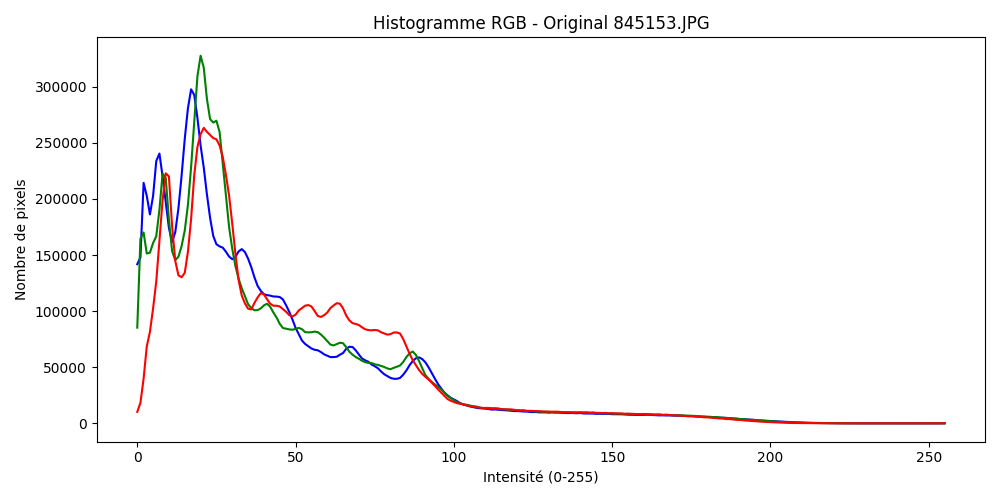
#> input picture ALGORITHMS/histogramme/resultats/histogramme_845153_original.png, 1000 x 500 px, given in place of 845153.JPG, which was not available
$ python histogramme_test.py
#> lines starting #> are read from the running program, lines starting #| are printed output that depends on the picture; long printed decimals are rounded; pictures that were not available may be replaced by others from this repository, and a replacement may not be noted
### ALGORITHMS/histogramme/histogramme.py
from __future__ import annotations

from pathlib import Path

import cv2
from matplotlib import pyplot as plt


def save_histogram_rgb(image, output_path: Path, title: str) -> None:
    colors = ("b", "g", "r")

    plt.figure(figsize=(10, 5))

    for i, col in enumerate(colors):
        hist = cv2.calcHist([image], [i], None, [256], [0, 256])
        plt.plot(hist, color=col)

    plt.title(title)
    plt.xlabel("Intensite (0-255)")
    plt.ylabel("Nombre de pixels")
    plt.tight_layout()
    plt.savefig(str(output_path))
    plt.close()


# [12 lines left out: function save_histogram_grayscale, not called in this run]


def calculer_histogrammes_rgb(image):
    hists = []

    for i in range(3):
        hist = cv2.calcHist([image], [i], None, [256], [0, 256])
        hist = cv2.normalize(hist, hist).flatten()
        hists.append(hist)

    return hists


def calculer_histogramme_grayscale(image):
    hist = cv2.calcHist([image], [0], None, [256], [0, 256])
    return cv2.normalize(hist, hist).flatten()


def corr_histogrammes(hists_a, hists_b):
    corrs = []

    for ha, hb in zip(hists_a, hists_b):
        corrs.append(cv2.compareHist(ha, hb, cv2.HISTCMP_CORREL))

    return corrs

### ALGORITHMS/histogramme/histogramme_test.py
from __future__ import annotations

import sys
from pathlib import Path

import cv2

script_dir = Path(__file__).resolve().parent
project_root = script_dir.parents[1]
if str(project_root) not in sys.path:
    sys.path.insert(0, str(project_root))

from ALGORITHMS.histogramme.histogramme import calculer_histogrammes_rgb, corr_histogrammes, save_histogram_rgb


if __name__ == "__main__":
    dataset_dir = project_root / "DB_STEGANOGRAPHIE" / "RGB-BMP Steganalysis Dataset"
    original_path = dataset_dir / "originals" / "845153.JPG"
    stego_path = dataset_dir / "stegos" / "845162.JPG"

    resultats_dir = script_dir / "resultats"
    resultats_dir.mkdir(parents=True, exist_ok=True)

    original = cv2.imread(str(original_path))
#> original is the input picture: shape (500, 1000, 3); mean B, G, R 249.1, 248.7, 249.7
    stego = cv2.imread(str(stego_path))
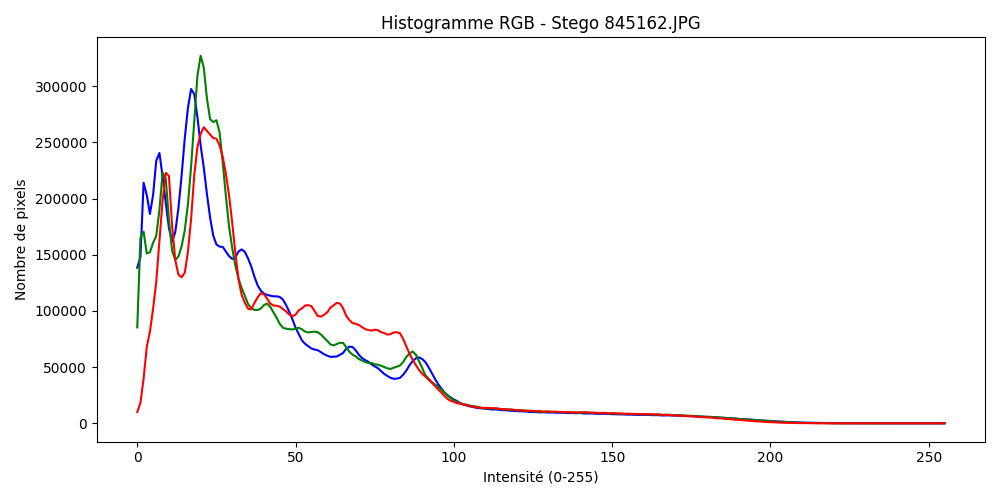
#> input picture ALGORITHMS/histogramme/resultats/histogramme_845162_stego.png, 1000 x 500 px, given in place of 845162.JPG, which was not available
#> stego is the input picture: shape (500, 1000, 3); mean B, G, R 249.1, 248.7, 249.7

    if original is None or stego is None:
        print("Erreur : Impossible de charger les images")

    save_histogram_rgb(original, resultats_dir / "histogramme_845153_original.png", "Histogramme RGB - Original 845153.JPG")
#> in save_histogram_rgb, `plt.savefig(str(output_path))`:
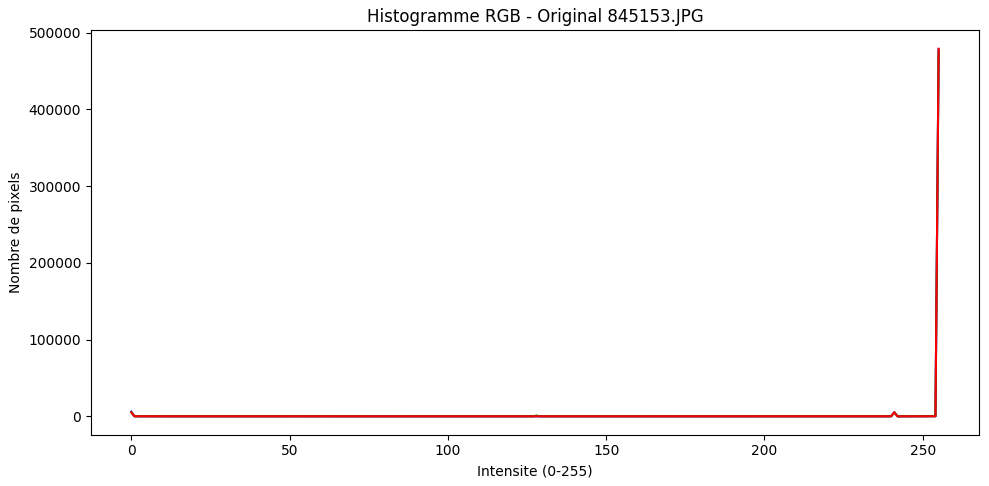
#> figure drawn by matplotlib, 1 panel; curve peaks at x = 255, y = 478292; curve peaks at x = 255, y = 475684; curve peaks at x = 255, y = 479154
    save_histogram_rgb(stego, resultats_dir / "histogramme_845162_stego.png","Histogramme RGB - Stego 845162.JPG")

    h_origine = calculer_histogrammes_rgb(original)
#> after the loop in calculer_histogrammes_rgb, `for i in range(3):`: hists = 3 items
#> h_origine = 3 items
    h_stego = calculer_histogrammes_rgb(stego)
#> h_stego = 3 items

    print("Correlation (meme image, doit etre 1.0):")
    corrs_same = corr_histogrammes(h_origine, h_origine)
#> the loop in corr_histogrammes, `for ha, hb in zip(hists_a, hists_b):` made 3 passes
#> after the loop in corr_histogrammes, `for ha, hb in zip(hists_a, hists_b):`: corrs = [1, 1, 1]
#> corrs_same = [1, 1, 1]
    for canal, corr in zip(("B", "G", "R"), corrs_same):
        print(f"{canal}: {corr}")
#> this loop made 3 passes
#> canal on passes 1 to 3: 'B', 'G', 'R'
#| B: 1.0
#| G: 1.0
#| R: 1.0

    print()

    print("Correlation (original vs stego):")
    corrs = corr_histogrammes(h_origine, h_stego)
#> the loop in corr_histogrammes (call 2), `for ha, hb in zip(hists_a, hists_b):` made 3 passes
#> corrs = [1, 1, 1]
    for canal, corr in zip(("B", "G", "R"), corrs):
        print(f"{canal}: {corr}")

    print()
    print()

    psnr = cv2.PSNR(original, stego)
#> psnr = 25.43
    print("PSNR:", psnr, "dB")
#| PSNR: 25.430 dB

    print()
    print()

    #SSIM
    ssim, ssim_map = cv2.quality.QualitySSIM_compute(original, stego)
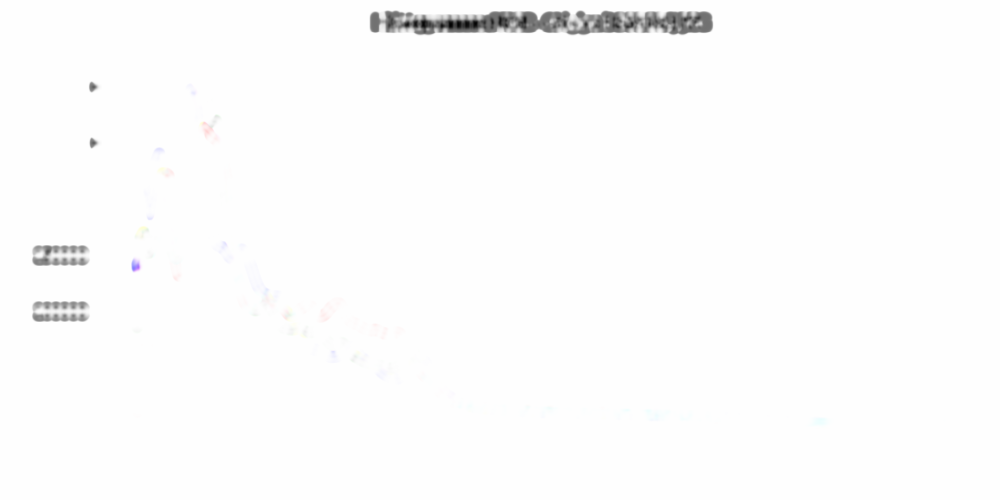
#> ssim_map: shape (500, 1000, 3) float32; mean B, G, R 0.985, 0.985, 0.985; drawn with min black and max white
#> ssim = (0.985, 0.985, 0.985, 0)
    print("SSIM:", ssim[0])
#| SSIM: 0.9853
